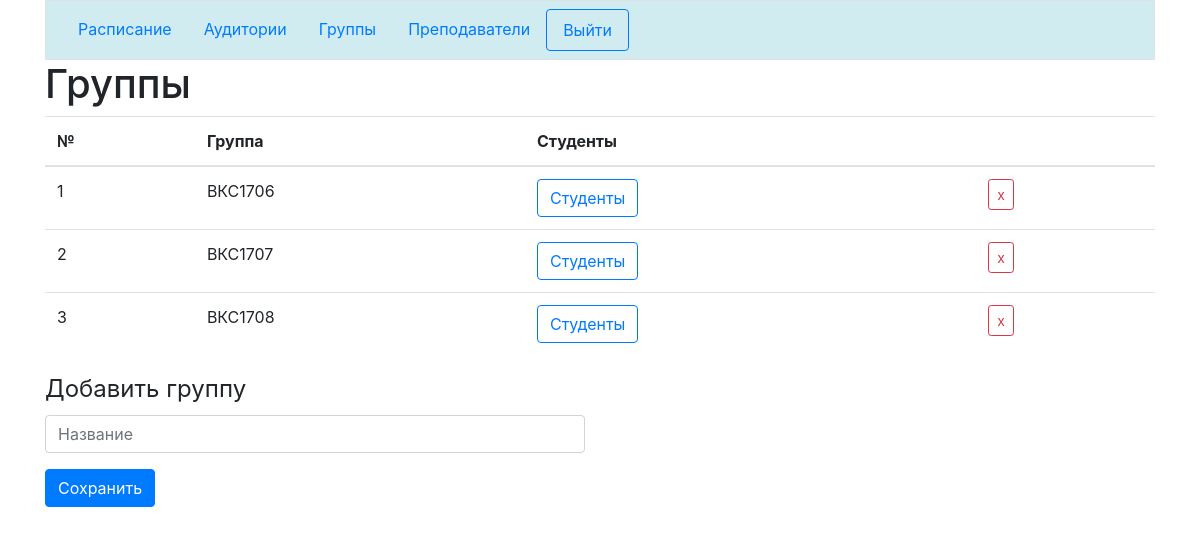
/groups.php (signed in), run on the app's committed database.
### tables this page shows
CREATE TABLE `groups` (
  `id` int(10) NOT NULL,
  `name` varchar(45) NOT NULL
);

### includes/arrays.php (called while the page is built, shortened)
<?php
include 'functions.php';
$groups = result_to_array(
mysqli_query($connection, 'select * from groups')
);

### includes/functions.php (called while the page is built, shortened)
<?php
function result_to_array($result){
    $array = array();
    $count = 0;
    while ($row = mysqli_fetch_assoc($result)) {
        $array[$count] = $row;
        $count++;
    }
    return $array;
}

### groups.php (the view, shortened to what this page needs)
<?php
include 'includes/db.php';
include 'includes/arrays.php';
?>
<!doctype html>
<html lang="ru">
<head>
    <link rel="stylesheet" href="https://stackpath.bootstrapcdn.com/bootstrap/4.4.1/css/bootstrap.min.css"
>
</head>
<body>
<div class="container">
    <?php
    include "includes/nav.php";
    ?>
    <div class="row">
        <div class="col">
            <h1>Группы</h1>
            <table class='table'>
                <thead>
                <th>№</th>
                <th>Группа</th>
                <th>Студенты</th>
                <th></th>
                </thead>
                <tbody>
                <?php
                $i = 0;
                foreach ($groups as $item) {
                    echo "
                        <tr>
                            <td>{$item['id']}</td>
                            <td>{$item['name']}</td>
                            <td>
                                <form method='get' action='students.php'>
                                    <button type='submit' name='group_i' value='{$i}' class='btn btn-outline-primary'>
                                    Студенты</button>
                                </form>
                            </td>
                            ";
                    if ($_SESSION['login'] == 'admin') {
                        $id = $item['id'];
                        echo "
                            <td>
                             <form method='post'>
                            <button type='submit' name='del_group' value='{$id}' class='btn btn-sm btn-outline-danger'>x</button>
                             </form>
                            </td>
                            ";
                    }
                    echo "</tr>
                ";
                $i++;
                }
                ?>
                </tbody>
            </table>
        </div>
    </div>
    <?php
    if ($_SESSION['login'] == 'admin') {
        echo "
         <div class='row'>
         <div class='col col-10 col-sm-6'>
         <form method='post' action='#'>
         <fieldset>
         <legend>Добавить группу</legend>
         <div class='form-group'>
         <input type='text' class='form-control' name='group_name' required placeholder='Название'>
</div>
<div class='form-group'>
                    <button type='submit' class='btn btn-primary'>Сохранить</button>
                </div>
        </fieldset>
        </form>
        </div>
        </div>
        ";
    }
    ?>
</div>
</body>
</html>

### data on the page
groups: id "1", name "ВКС1706"
groups: id "2", name "ВКС1707"
groups: id "3", name "ВКС1708"
